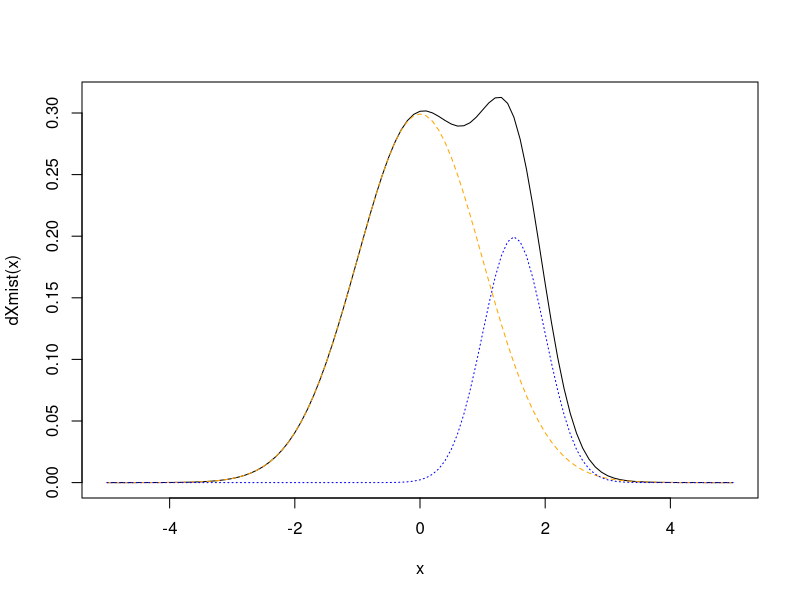
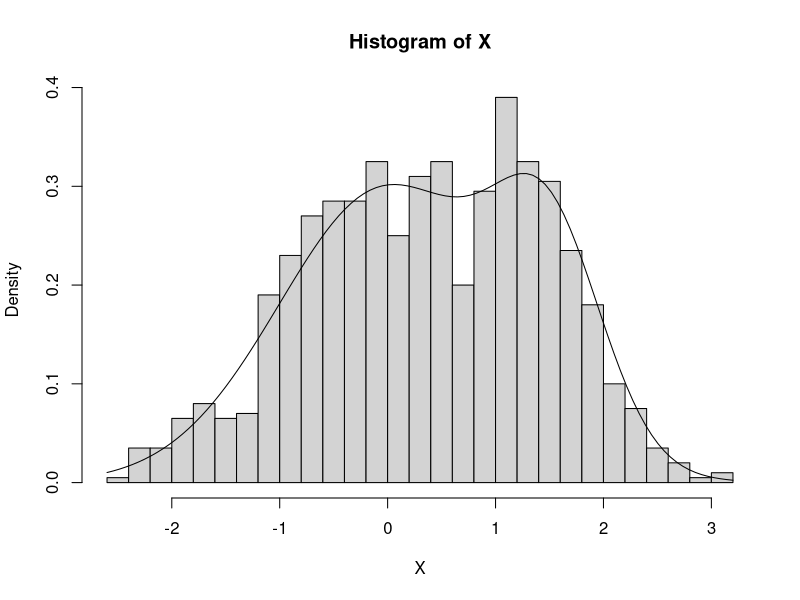
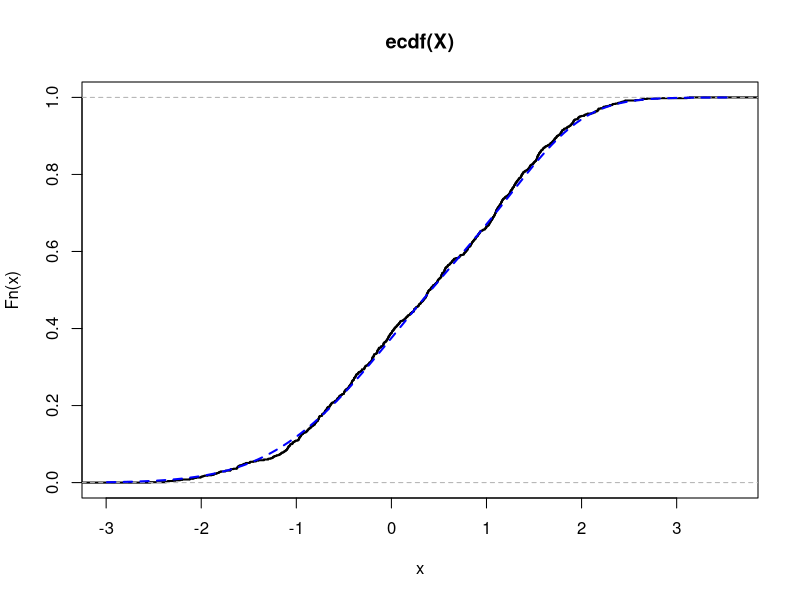
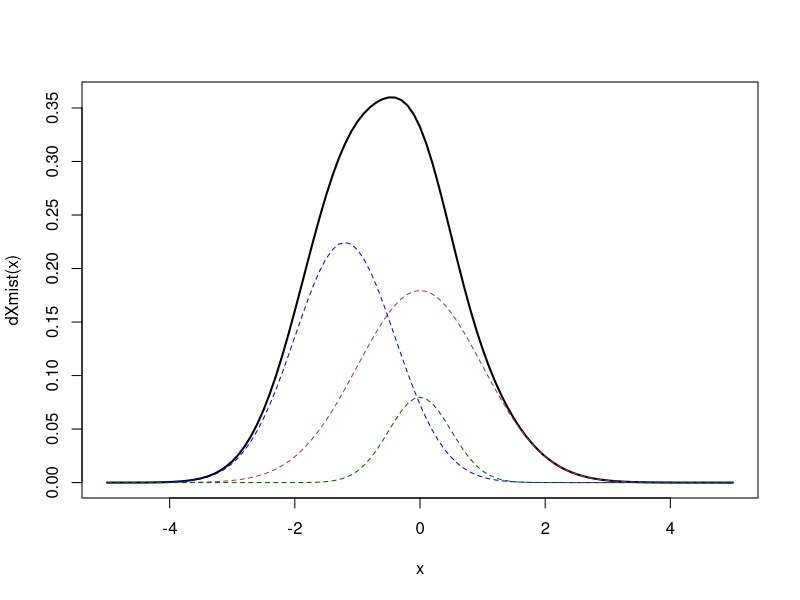
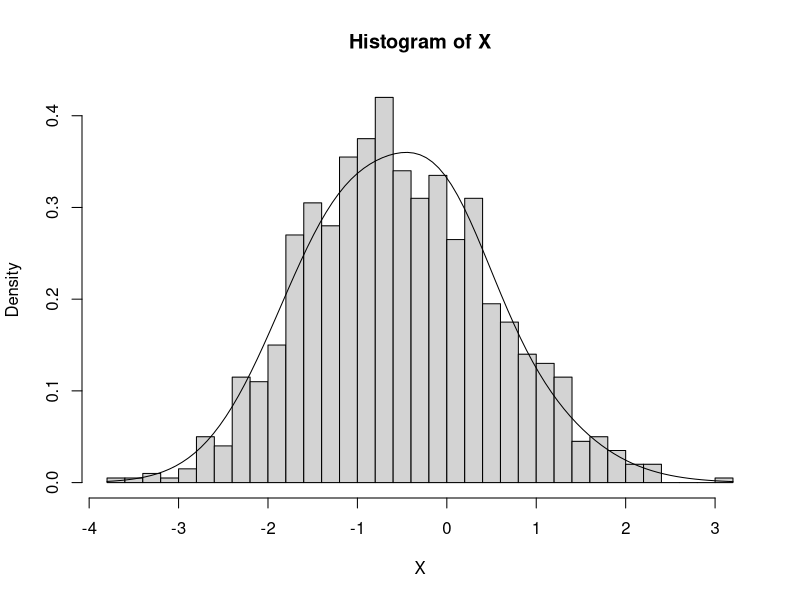
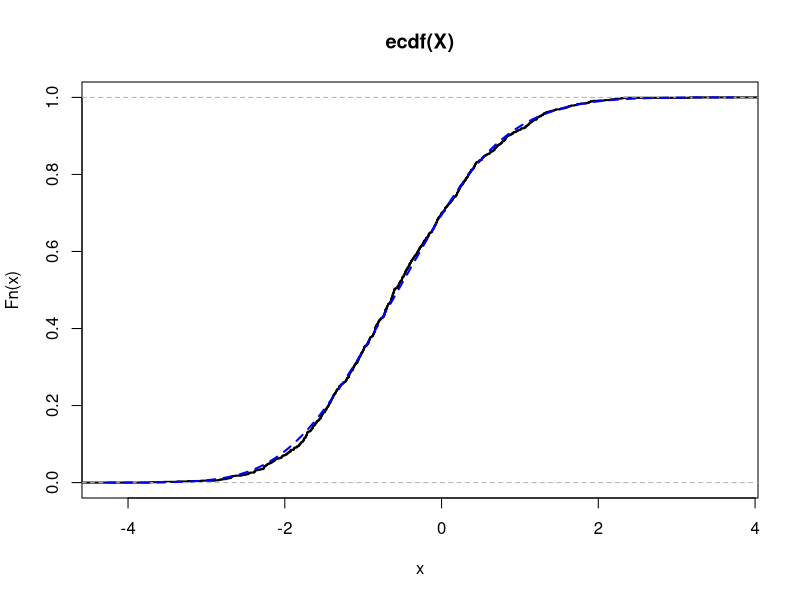
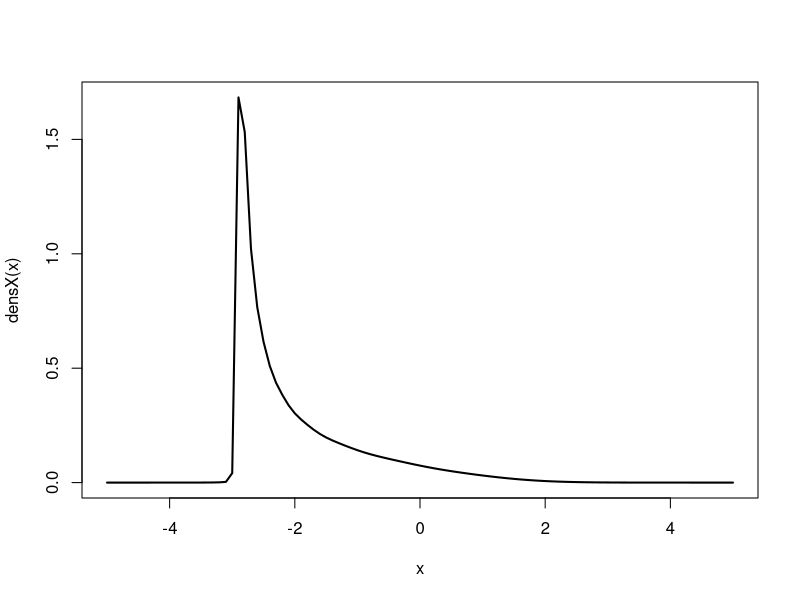
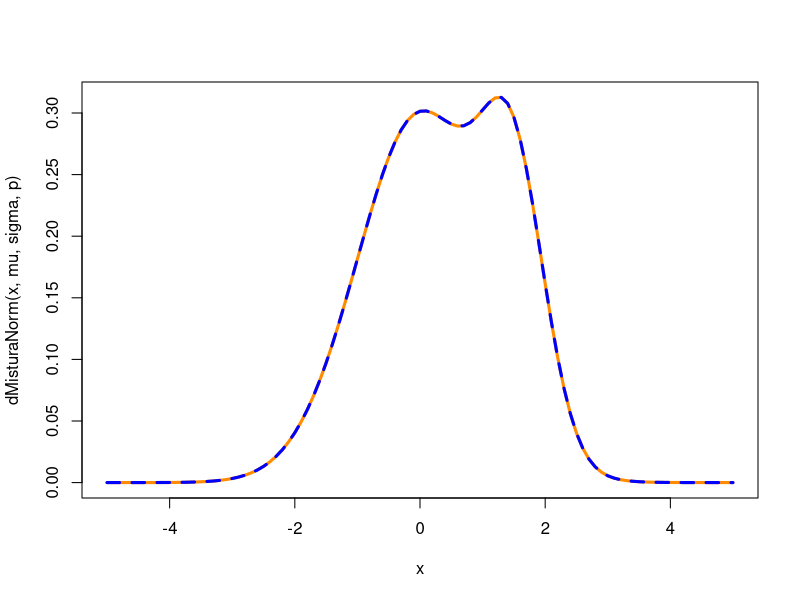

Source code (R) for these figures, in order:
#### MISTURAS ####
# A v.a. X satisfaz o modelo de mistura de distribuição independentes se sua fdp
#(ou funcao de massa) satisfaz a equacao:
# f_X = sum( p_i*f_Yi )
# onde sum(p_i) = 1, e todo 0 <= p_i <= 1


### EXEMPLO A: MISTURA DE NORMAIS
#Y1 ~ N(0,1)
#Y2 ~ N(3/2,1/4)
# X = p*Y1 + (1-p)*Y2

p <- 3/4
#temos que a densidade de X é dada por
dXmist <- function(x){
  p*dnorm(x,0,1) + (1-p)*dnorm(x,1.5,0.5)
}

curve(dXmist(x),from=-5,to=5)
curve(p*dnorm(x,0,1),add=T,lty=2,col="orange")
curve((1-p)*dnorm(x,1.5,0.5),add=T,lty=3,col="blue")

pXmist <- function(x) 
  p*pnorm(x,0,1) + (1-p)*pnorm(x,1.5,0.5)

#GERANDO ESSA VA X
X<- numeric(1E3)
U <- runif(1E3)
caso1 <- U <= p
X[caso1] <- rnorm(sum(caso1),0,1)
X[!caso1] <- rnorm(sum(!caso1),1.5,0.5)

hist(X,freq=F,breaks=30)
curve(dXmist(x),add=T)

mean(X)

plot(ecdf(X),lwd=2)
curve(pXmist,add=T,col="blue",lty=2,lwd=2)

ks.test(X,pXmist)

###EXEMPLO B
# X = p1*Y1 + p2*Y2 + p3*Y3
p2 <- p1 <- 9/20
p3<- 1 - p1 - p2
#onde Y1 ~ N(0,1), Y2 ~ N(-6/5,16/25) e Y3 ~N(0,1/4)
mu <- c(0,-1.2,0)
sigma <- c(1,0.8,0.5)

dXmist <- function(x){
  p1*dnorm(x,mu[1],sigma[1]) + p2*dnorm(x,mu[2],sigma[2]) + p3*dnorm(x,mu[3],sigma[3])
}

curve(dXmist, lwd=2,from=-5,to=5)
curve(p1*dnorm(x,mu[1],sigma[1]),add=T,col="maroon",lty=2)
curve(p2*dnorm(x,mu[2],sigma[2]),add=T,col="blue",lty=2)
curve(p3*dnorm(x,mu[3],sigma[3]),add=T,col="darkgreen",lty=2)

pXmist <- function(x) 
  p1*pnorm(x,mu[1],sigma[1]) + p2*pnorm(x,mu[2],sigma[2]) + p3*pnorm(x,mu[3],sigma[3])

#GERANDO ESSA VA X
X<- numeric(1E3)
U <- runif(1E3)
caso1 <- U <= p1
caso2 <- U <= p1+p2 & U > p1
caso3 <- U > p1+p2
X[caso1] <- rnorm(sum(caso1),mu[1],sigma[1])
X[caso2] <- rnorm(sum(caso2),mu[2],sigma[2])
X[caso3] <- rnorm(sum(caso3), mu[3],sigma[3])

hist(X,freq=F,breaks=30)
curve(dXmist(x),add=T)

mean(X)

plot(ecdf(X),lwd=2)
curve(pXmist,add=T,col="blue",lty=2,lwd=2)

###EXEMPLO C
#X= soma de 8 Yk ~ N(3*((2/3)^k - 1), (2/3)^2k) (de k=0 a k=7) com probabilidades p=1/8
fYi <- function(x,k){
  a <- (2/3)^k
  return(dnorm(x,3*(a-1), a))
}


densX <- function(x){
  somas <- rowSums(sapply(0:8,function(k) fYi(x,k) ))
  return(somas/8)
}
curve(densX(x), from=-5, to=5,lwd=2)

FYi <- function(x,k){
  a <- (2/3)^k
  return(pnorm(x,3*(a-1), a))
}
pX <- function(x){
  soma <- rowSums(sapply(0:8,function(k) fYi(x,k) ))
  return(soma/8)
}

####CRIAR UMA FUNCAO DENSIDADE, ACUMULADA E GERADORA PARA QUALQUER MISTURA DE NORMAIS

dMisturaNorm <- function(x,mi,dp,probs){
  #adicionar verificacoes: 
  #dp positivo, soma de probs ser igual a 1, tamanhos de vetores compativeis
  n <- length(mi)
  if(length(x)==1)
    d <- sum(probs*dnorm(x,mi,dp))
  else
    d <- rowSums(sapply(1:n,function(k) probs[k]*dnorm(x,mi[k],dp[k])))
  return(d)
}

###APLICANDO NOS EXEMPLOS ANTERIORES

#EXEMPLO A
#Y1 ~ N(0,1)
#Y2 ~ N(3/2,1/4)
# X = p*Y1 + (1-p)*Y2
p <- c(0.75,0.25)
mu<- c(0,1.5)
sigma <- c(1,0.5)

curve(dMisturaNorm(x,mu,sigma,p),from=-5,to=5,lwd=3,col="darkorange")
#comparando com o metodo feito antes
##
p <- 3/4
dXmist <- function(x){
  p*dnorm(x,0,1) + (1-p)*dnorm(x,1.5,0.5)
}
##
curve(dXmist(x),col="blue",lwd=3,lty=2,add=T)


#EXEMPLO B
#onde Y1 ~ N(0,1), Y2 ~ N(-6/5,16/25) e Y3 ~N(0,1/4)
p<- c(9/20,9/20,0.1)
mu <- c(0,-1.2,0)
sigma <- c(1,0.8,0.5)

curve(dMisturaNorm(x,mu,sigma,p),from=-5,to=5,lwd=3,col="darkorange")
#comparando com o metodo feito antes
##
dXmist <- function(x){
  p[1]*dnorm(x,mu[1],sigma[1]) + p[2]*dnorm(x,mu[2],sigma[2]) + p[3]*dnorm(x,mu[3],sigma[3])
}
##
curve(dXmist(x),col="blue",lwd=3,lty=2,add=T)